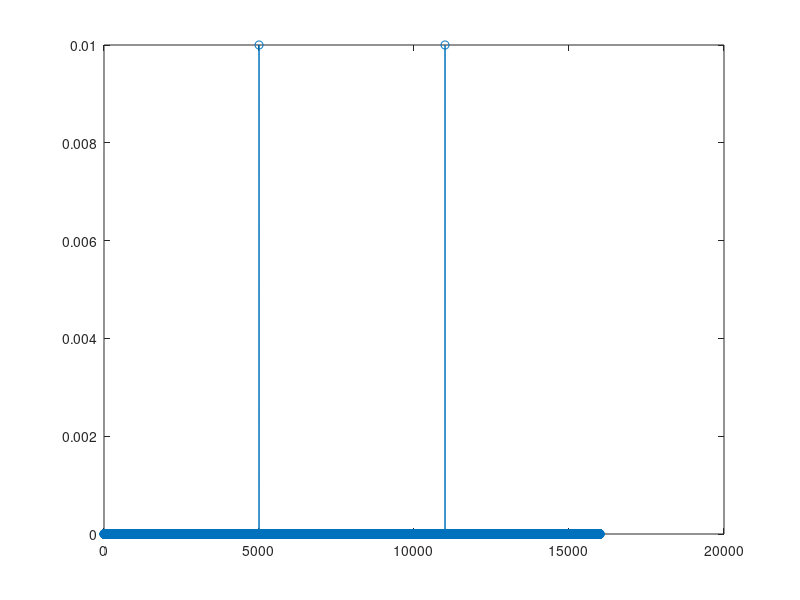

This chart was generated by the following MATLAB code:
signal_length_sec = 1.0;
sampling_rate = 16000;
A = 0.2;    % Amplitude
f = 5000;     % Frequency [Hz]

signal_length_pt = signal_length_sec * sampling_rate
t =  ((1:signal_length_pt) - 1) / sampling_rate;
x = A * sin(2 * pi * f * t)';

%plot(t, x);

%DFT
X = fft(x) / length(x);
XPow = abs(X) .^ 2;
plot(XPow, 'o-');
%xlim([1 10]) %plot array index from 1 to 10